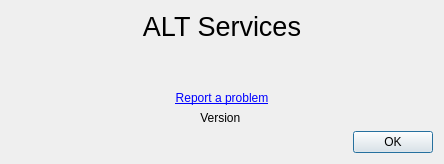
<?xml version="1.0" encoding="UTF-8"?>
<ui version="4.0">
 <class>AboutDialog</class>
 <widget class="QDialog" name="AboutDialog">
  <property name="geometry">
   <rect>
    <x>0</x>
    <y>0</y>
    <width>444</width>
    <height>164</height>
   </rect>
  </property>
  <property name="windowTitle">
   <string>About Services</string>
  </property>
  <property name="windowIcon">
   <iconset theme="alterator"/>
  </property>
  <layout class="QVBoxLayout" name="verticalLayout">
   <item>
    <widget class="QLabel" name="amcLabel">
     <property name="font">
      <font>
       <pointsize>20</pointsize>
       <bold>false</bold>
      </font>
     </property>
     <property name="text">
      <string>ALT Services</string>
     </property>
     <property name="alignment">
      <set>Qt::AlignmentFlag::AlignCenter</set>
     </property>
    </widget>
   </item>
   <item>
    <spacer name="verticalSpacer">
     <property name="orientation">
      <enum>Qt::Orientation::Vertical</enum>
     </property>
     <property name="sizeHint" stdset="0">
      <size>
       <width>20</width>
       <height>40</height>
      </size>
     </property>
    </spacer>
   </item>
   <item>
    <widget class="QLabel" name="bugzillaLabel">
     <property name="text">
      <string>&lt;a href=&quot;https://bugzilla.altlinux.org&quot;&gt;Report a problem&lt;/a&gt;</string>
     </property>
     <property name="alignment">
      <set>Qt::AlignmentFlag::AlignCenter</set>
     </property>
     <property name="openExternalLinks">
      <bool>true</bool>
     </property>
     <property name="textInteractionFlags">
      <set>Qt::TextInteractionFlag::TextBrowserInteraction</set>
     </property>
    </widget>
   </item>
   <item>
    <widget class="QLabel" name="versionLabel">
     <property name="text">
      <string>Version </string>
     </property>
     <property name="alignment">
      <set>Qt::AlignmentFlag::AlignCenter</set>
     </property>
    </widget>
   </item>
   <item>
    <widget class="QDialogButtonBox" name="buttonBox">
     <property name="orientation">
      <enum>Qt::Orientation::Horizontal</enum>
     </property>
     <property name="standardButtons">
      <set>QDialogButtonBox::StandardButton::Ok</set>
     </property>
    </widget>
   </item>
  </layout>
 </widget>
 <resources/>
 <connections>
  <connection>
   <sender>buttonBox</sender>
   <signal>accepted()</signal>
   <receiver>AboutDialog</receiver>
   <slot>accept()</slot>
   <hints>
    <hint type="sourcelabel">
     <x>248</x>
     <y>254</y>
    </hint>
    <hint type="destinationlabel">
     <x>157</x>
     <y>274</y>
    </hint>
   </hints>
  </connection>
  <connection>
   <sender>buttonBox</sender>
   <signal>rejected()</signal>
   <receiver>AboutDialog</receiver>
   <slot>reject()</slot>
   <hints>
    <hint type="sourcelabel">
     <x>316</x>
     <y>260</y>
    </hint>
    <hint type="destinationlabel">
     <x>286</x>
     <y>274</y>
    </hint>
   </hints>
  </connection>
 </connections>
</ui>
